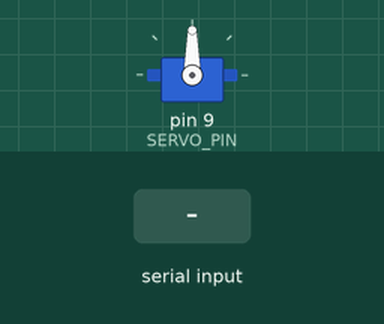
Recording of a sketch running on a simulated Arduino Uno, built with avr-gcc and run on an emulated ATmega328P. Parts: servo. Inputs (shaded band) come from the test bench.

Above: at 1.2 s.
1.3 s: "P" received over Serial
At 2.5 s:
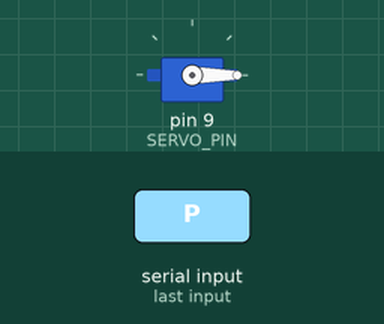
3.3 s: "N" received over Serial
At 6.4 s:
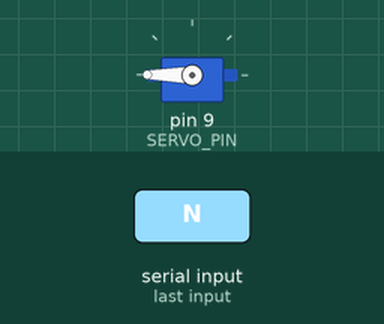
Timing chart, 0 to 9.8 s (numbered marks = the images above; inputs shaded):
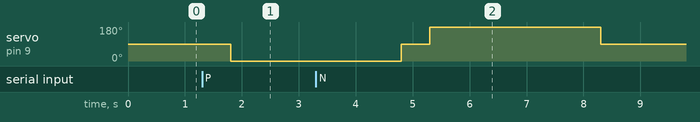

The sketch:

feedbackReadThumb.ino
```cpp
#include <Servo.h>
#define SERVO_PIN 9

//Servo control variables
Servo servo;

void thumbsUp() {
  delay(500);
  servo.write(0);
  delay(3000);
  servo.write(90);
}

void thumbsDown() {
  delay(500);
  servo.write(180);
  delay(3000);
  servo.write(90);
}

void positiveFeedbackReceived(){
  thumbsUp();
}

void negativeFeedbackReceived(){
  thumbsDown();
}

void handleFeedbackReceived(char feedback){
  if(feedback == 'P'){
      positiveFeedbackReceived();
  } else if(feedback == 'N'){
      negativeFeedbackReceived();
  }
}

void setup() {
  Serial.begin(9600);
  servo.attach(SERVO_PIN);
  servo.write(90);
}

void loop() {
  char feedback = Serial.read();
  handleFeedbackReceived(feedback);
}
```

Measured:
- after the input at 1.3 s, servo on pin 9 (SERVO_PIN): 90° → 0° after 0.50 s
